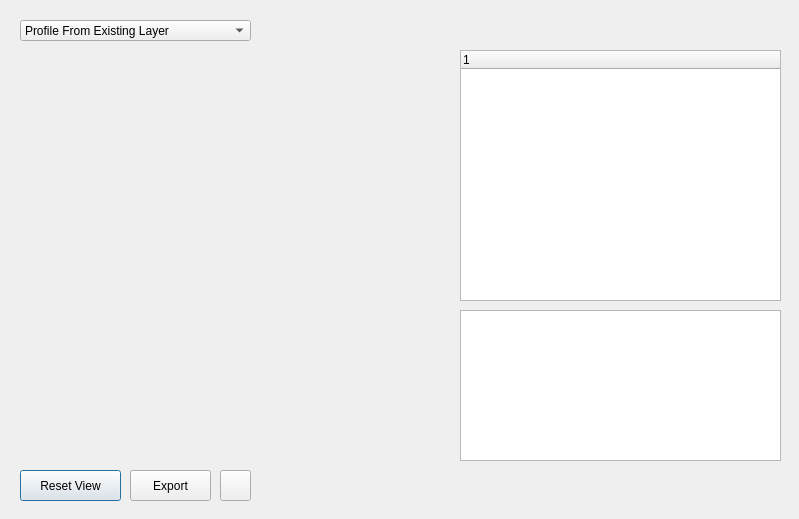
<?xml version="1.0" encoding="UTF-8"?>
<ui version="4.0">
 <class>profileViewer</class>
 <widget class="QDialog" name="profileViewer">
  <property name="geometry">
   <rect>
    <x>0</x>
    <y>0</y>
    <width>799</width>
    <height>519</height>
   </rect>
  </property>
  <property name="windowTitle">
   <string>Profile Viewer</string>
  </property>
  <widget class="QComboBox" name="comboBox">
   <property name="geometry">
    <rect>
     <x>20</x>
     <y>20</y>
     <width>231</width>
     <height>21</height>
    </rect>
   </property>
   <item>
    <property name="text">
     <string>Profile From Existing Layer</string>
    </property>
   </item>
   <item>
    <property name="text">
     <string>New Profile</string>
    </property>
   </item>
  </widget>
  <widget class="QPushButton" name="resetBtn">
   <property name="geometry">
    <rect>
     <x>20</x>
     <y>470</y>
     <width>101</width>
     <height>31</height>
    </rect>
   </property>
   <property name="text">
    <string>Reset View</string>
   </property>
  </widget>
  <widget class="QPushButton" name="exportBtn">
   <property name="geometry">
    <rect>
     <x>130</x>
     <y>470</y>
     <width>81</width>
     <height>31</height>
    </rect>
   </property>
   <property name="text">
    <string>Export</string>
   </property>
  </widget>
  <widget class="QPushButton" name="plotSettingsBtn">
   <property name="geometry">
    <rect>
     <x>220</x>
     <y>470</y>
     <width>31</width>
     <height>31</height>
    </rect>
   </property>
   <property name="text">
    <string/>
   </property>
  </widget>
  <widget class="QTreeWidget" name="TecFileList">
   <property name="geometry">
    <rect>
     <x>460</x>
     <y>50</y>
     <width>321</width>
     <height>251</height>
    </rect>
   </property>
   <column>
    <property name="text">
     <string notr="true">1</string>
    </property>
   </column>
  </widget>
  <widget class="QTableWidget" name="activeLayerList">
   <property name="geometry">
    <rect>
     <x>460</x>
     <y>310</y>
     <width>321</width>
     <height>151</height>
    </rect>
   </property>
  </widget>
  <widget class="QWidget" name="verticalLayoutWidget">
   <property name="geometry">
    <rect>
     <x>20</x>
     <y>50</y>
     <width>431</width>
     <height>411</height>
    </rect>
   </property>
   <layout class="QVBoxLayout" name="plotLayout"/>
  </widget>
 </widget>
 <resources/>
 <connections/>
</ui>
